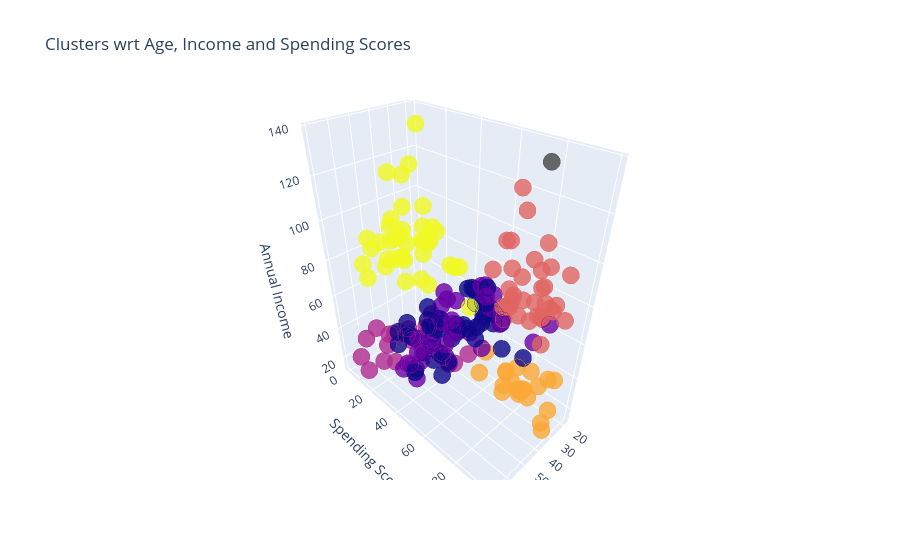

Write notebook code for a chart like this one.
### Code cell
import plotly as py
import plotly.graph_objs as go

trace1 = go.Scatter3d(
    x=df["Age"],
    y=df["Spending Score (1-100)"],
    z=df["Annual Income (k$)"],
    mode="markers",
    marker=dict(
        color=df["cluster"],
        size=10,
        line=dict(color=df["cluster"], width=12),
        opacity=0.8,
    ),
)
data = [trace1]
layout = go.Layout(
    title="Clusters wrt Age, Income and Spending Scores",
    scene=dict(
        xaxis=dict(title="Age"),
        yaxis=dict(title="Spending Score"),
        zaxis=dict(title="Annual Income"),
    ),
)
fig = go.Figure(data=data, layout=layout)
py.offline.iplot(fig)

### Figure 1 — Plotly figure (JSON) as saved in the notebook; plotly's stock layout.template omitted (floating-point values rounded to 4 significant figures; data arrays with more than 128 entries replaced by an {"elided": "..."} marker saying what was removed)
{"data": [{"marker": {"color": {"elided": "200 float values"}, "line": {"color": {"elided": "200 float values"}, "width": 12}, "opacity": 0.8, "size": 10}, "mode": "markers", "type": "scatter3d", "x": {"elided": "200 int values"}, "y": {"elided": "200 int values"}, "z": {"elided": "200 int values"}}], "layout": {"scene": {"xaxis": {"title": {"text": "Age"}}, "yaxis": {"title": {"text": "Spending Score"}}, "zaxis": {"title": {"text": "Annual Income"}}}, "title": {"text": "Clusters wrt Age, Income and Spending Scores"}}}
